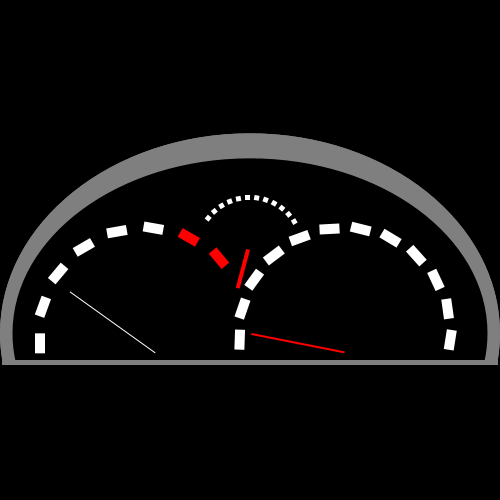
Frame 1 (no input)
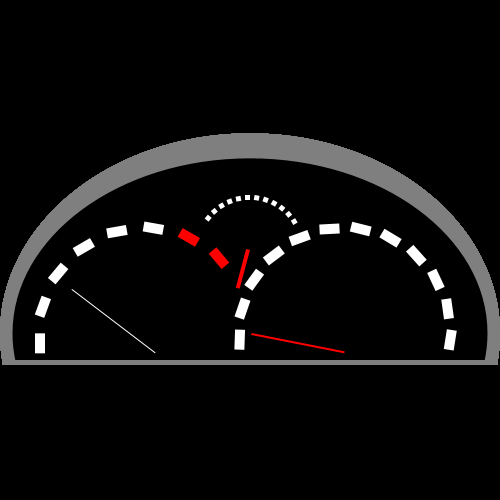
Frame 60 (the mouse pressed at the canvas centre just before this capture)
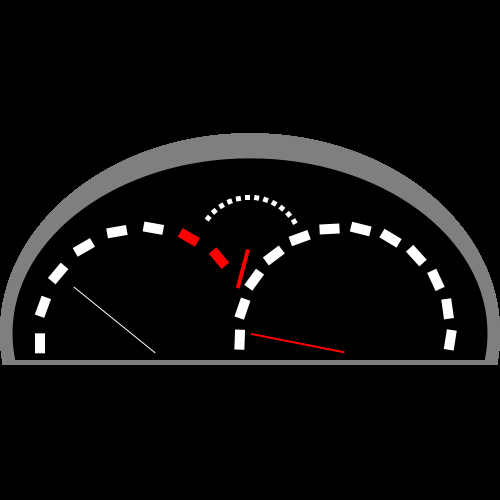
Frame 120 (the mouse held since frame 60 and released just before this capture)

The Processing sketch that drew these frames (run headless with seeded random() and noise(); from frame 60 on, the mouse is pressed at the canvas centre):

// Processing sketch: processing_119508
// ── processing_119508.pde

void setup(){
size(500, 500);
background(0);
fill(127);
noStroke();
ellipse(width/2,height/1.5,500,400);

fill(0);
ellipse(width/2,height/1.5,475,350);
fill(127);
rect(2,360,496,400);
fill(0);
rect(0,365,500,400);
}

void draw(){
  fill(127);
noStroke();
ellipse(width/2,height/1.5,500,400);

fill(0);
ellipse(width/2,height/1.5,475,350);
fill(127);
rect(2,360,496,400);
fill(0);
rect(0,365,500,400);
  
translate(width/2, height/2); // stunde ----- Tankanzeige
//rotate(radians(1));
for (int i=130; i<250; i+=10) { 
pushMatrix();
rotate(radians(i)); // Um i rotieren
translate(0, 50); // Um Radius verschieben
noStroke();
 fill(255); 
rect(0, 0, 5, 5);
popMatrix();

}  
pushMatrix();
translate(0,0);
rotate(radians(-45));
 float hour = map(hour(), 0, 12, 130, 250);
 rotate(radians(hour));
 noStroke();
 fill(255,0,0);
 rect(0,0,40,4);
 popMatrix();  translate(-width/2, -height/2);


translate(width/4+20, height/1.5); // Sekunde ------- Drehzahl
rotate(radians(180));
for (int i=-90; i<70; i+=20) { 
pushMatrix();
rotate(radians(i)); 
translate(0, 100); 
noStroke();
if(i>20){
  fill(255,0,0);
}else{
 fill(255); 
}

rect(0, 0, 20, 10);
popMatrix();
}
pushMatrix();
translate(-10,-20);
 float sec = map(second(), 0, 59, 0, 100);
 rotate(radians(sec));
 fill(255);
 noStroke();
 rect(0,0,105,1);
 popMatrix();



translate(-200, 0); // Minute ----------------- Geschwindigkeit
rotate(radians(182));
for (int i=90; i<290; i+=17) { 
pushMatrix();
rotate(radians(i)); 
translate(0, 100); 
noStroke();
 fill(255); 
rect(0, 0, 20, 10);
popMatrix();
}
pushMatrix();
translate(0,20);
 float min = map(minute(), 0, 59, 0, 180);
 rotate(radians(min+180));
 noStroke();
 fill(255,0,0);
 rect(0,0,95,2);
 popMatrix();

}
